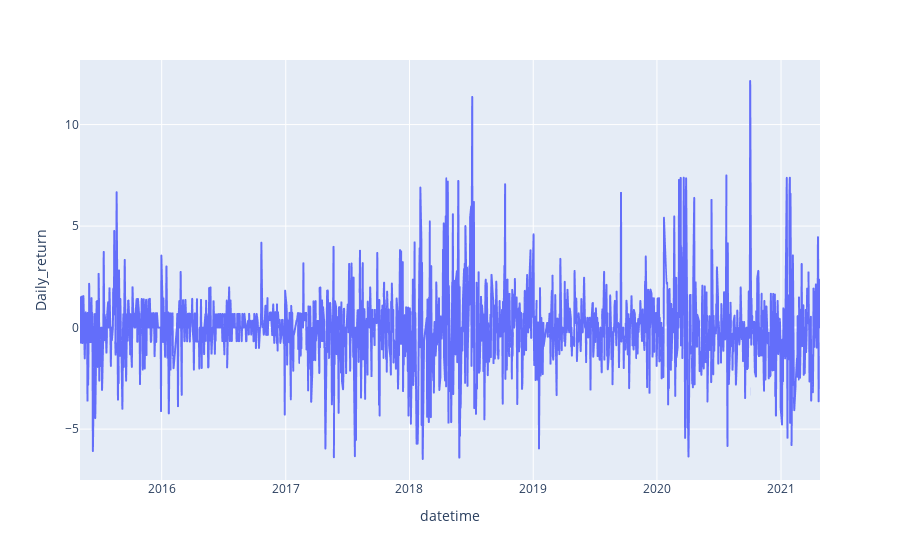

Source (notebook cell):
### Code cell
fig = go.Figure()
px.line(df, x='datetime', y='Daily_return', labels={'x':'Date', 'y':'Daily_Return_%'})

### Figure 1 — Plotly figure (JSON) as saved in the notebook; plotly's stock layout.template omitted (floating-point values rounded to 4 significant figures; data arrays with more than 128 entries replaced by an {"elided": "..."} marker saying what was removed)
{"data": [{"hovertemplate": "datetime=%{x}<br>Daily_return=%{y}<extra></extra>", "legendgroup": "", "line": {"color": "#636efa", "dash": "solid"}, "mode": "lines", "name": "", "showlegend": false, "type": "scattergl", "x": {"elided": "1498 str values"}, "xaxis": "x", "y": {"elided": "1498 float values"}, "yaxis": "y"}], "layout": {"legend": {"tracegroupgap": 0}, "margin": {"t": 60}, "xaxis": {"anchor": "y", "domain": [0, 1], "title": {"text": "datetime"}}, "yaxis": {"anchor": "x", "domain": [0, 1], "title": {"text": "Daily_return"}}}}
